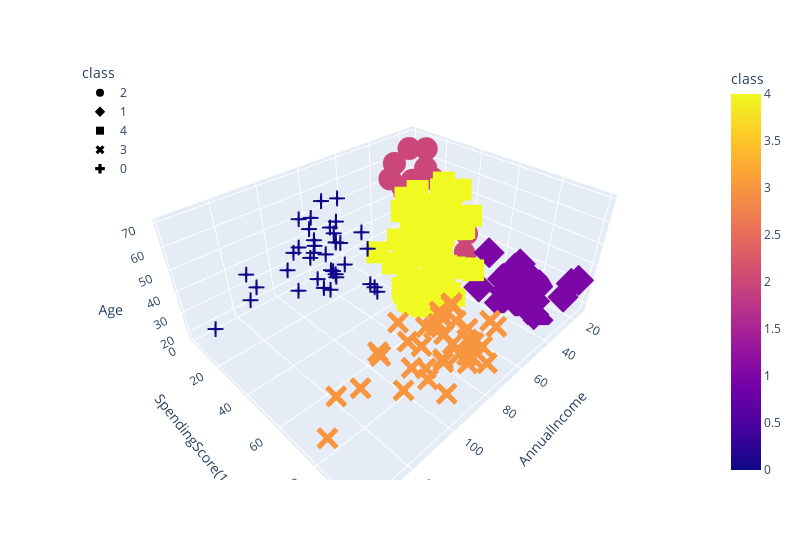

The notebook cell this image was saved under:
### Code cell
test_cluster_amount(df_shopping, 5)
df_shopping.hvplot.scatter(x="AnnualIncome", y="SpendingScore(1-100)", by="class")
fig = px.scatter_3d(
    df_shopping,
    x="AnnualIncome",
    y="SpendingScore(1-100)",
    z="Age",
    color="class",
    symbol="class",
    width=800,
)
fig.update_layout(legend=dict(x=0, y=1))
fig.show()

### Figure 1 — Plotly figure (JSON) as saved in the notebook; plotly's stock layout.template omitted (floating-point values rounded to 4 significant figures)
{"data": [{"hovertemplate": "class=%{marker.color}<br>AnnualIncome=%{x}<br>SpendingScore(1-100)=%{y}<br>Age=%{z}<extra></extra>", "legendgroup": "2", "marker": {"color": [2, 2, 2, 2, 2, 2, 2, 2, 2, 2, 2, 2, 2, 2, 2, 2, 2, 2, 2, 2, 2, 2, 2], "coloraxis": "coloraxis", "symbol": "circle"}, "mode": "markers", "name": "2", "scene": "scene", "showlegend": true, "type": "scatter3d", "x": [15, 16, 17, 18, 19, 19, 20, 20, 21, 23, 24, 25, 28, 28, 29, 30, 33, 33, 34, 37, 38, 39, 39], "y": [39, 6, 40, 6, 3, 14, 15, 13, 35, 29, 35, 5, 14, 32, 31, 4, 4, 14, 17, 26, 35, 36, 28], "z": [19, 20, 31, 35, 64, 67, 58, 37, 35, 52, 35, 46, 54, 45, 40, 60, 53, 49, 42, 36, 65, 48, 49]}, {"hovertemplate": "class=%{marker.color}<br>AnnualIncome=%{x}<br>SpendingScore(1-100)=%{y}<br>Age=%{z}<extra></extra>", "legendgroup": "1", "marker": {"color": [1, 1, 1, 1, 1, 1, 1, 1, 1, 1, 1, 1, 1, 1, 1, 1, 1, 1, 1, 1, 1, 1], "coloraxis": "coloraxis", "symbol": "diamond"}, "mode": "markers", "name": "1", "scene": "scene", "showlegend": true, "type": "scatter3d", "x": [15, 16, 17, 18, 19, 19, 20, 20, 21, 23, 24, 25, 28, 28, 29, 30, 33, 33, 34, 37, 38, 39], "y": [81, 77, 76, 94, 72, 99, 77, 79, 66, 98, 73, 73, 82, 61, 87, 73, 92, 81, 73, 75, 92, 65], "z": [21, 23, 22, 23, 30, 35, 24, 22, 20, 35, 25, 31, 29, 35, 23, 21, 18, 21, 30, 20, 24, 24]}, {"hovertemplate": "class=%{marker.color}<br>AnnualIncome=%{x}<br>SpendingScore(1-100)=%{y}<br>Age=%{z}<extra></extra>", "legendgroup": "4", "marker": {"color": [4, 4, 4, 4, 4, 4, 4, 4, 4, 4, 4, 4, 4, 4, 4, 4, 4, 4, 4, 4, 4, 4, 4, 4, 4, 4, 4, 4, 4, 4, 4, 4, 4, 4, 4, 4, 4, 4, 4, 4, 4, 4, 4, 4, 4, 4, 4, 4, 4, 4, 4, 4, 4, 4, 4, 4, 4, 4, 4, 4, 4, 4, 4, 4, 4, 4, 4, 4, 4, 4, 4, 4, 4, 4, 4, 4, 4, 4, 4], "coloraxis": "coloraxis", "symbol": "square"}, "mode": "markers", "name": "4", "scene": "scene", "showlegend": true, "type": "scatter3d", "x": [39, 40, 40, 40, 40, 42, 42, 43, 43, 43, 43, 44, 44, 46, 46, 46, 46, 47, 47, 48, 48, 48, 48, 48, 48, 49, 49, 50, 50, 54, 54, 54, 54, 54, 54, 54, 54, 54, 54, 54, 54, 57, 57, 58, 58, 59, 59, 60, 60, 60, 60, 60, 60, 61, 61, 62, 62, 62, 62, 62, 62, 63, 63, 63, 63, 63, 63, 64, 64, 65, 65, 65, 65, 67, 67, 67, 67, 69, 71], "y": [61, 55, 47, 42, 42, 52, 60, 54, 60, 45, 41, 50, 46, 51, 46, 56, 55, 52, 59, 51, 59, 50, 48, 59, 47, 55, 42, 49, 56, 47, 54, 53, 48, 52, 42, 51, 55, 41, 44, 57, 46, 58, 55, 60, 46, 55, 41, 49, 40, 42, 52, 47, 50, 42, 49, 41, 48, 59, 55, 56, 42, 50, 46, 43, 48, 52, 54, 42, 46, 48, 50, 43, 59, 43, 57, 56, 40, 58, 35], "z": [31, 50, 27, 29, 31, 49, 33, 31, 59, 50, 47, 51, 69, 27, 53, 70, 19, 67, 54, 63, 18, 43, 68, 19, 32, 70, 47, 60, 60, 59, 26, 45, 40, 23, 49, 57, 38, 67, 46, 21, 48, 55, 22, 34, 50, 68, 18, 48, 40, 32, 24, 47, 27, 48, 20, 23, 49, 67, 26, 49, 21, 66, 54, 68, 66, 65, 19, 38, 19, 18, 19, 63, 49, 51, 50, 27, 38, 40, 43]}, {"hovertemplate": "class=%{marker.color}<br>AnnualIncome=%{x}<br>SpendingScore(1-100)=%{y}<br>Age=%{z}<extra></extra>", "legendgroup": "3", "marker": {"color": [3, 3, 3, 3, 3, 3, 3, 3, 3, 3, 3, 3, 3, 3, 3, 3, 3, 3, 3, 3, 3, 3, 3, 3, 3, 3, 3, 3, 3, 3, 3, 3, 3, 3, 3, 3, 3, 3, 3], "coloraxis": "coloraxis", "symbol": "x"}, "mode": "markers", "name": "3", "scene": "scene", "showlegend": true, "type": "scatter3d", "x": [69, 70, 71, 71, 71, 72, 73, 73, 74, 75, 76, 77, 77, 78, 78, 78, 78, 78, 78, 79, 81, 85, 86, 87, 87, 87, 88, 88, 93, 97, 98, 99, 101, 103, 103, 113, 120, 126, 137], "y": [91, 77, 95, 75, 75, 71, 88, 73, 72, 93, 87, 97, 74, 90, 88, 76, 89, 78, 73, 83, 93, 75, 95, 63, 75, 92, 86, 69, 90, 86, 88, 97, 68, 85, 69, 91, 79, 74, 83], "z": [39, 31, 40, 38, 39, 31, 29, 32, 35, 32, 32, 28, 32, 34, 39, 38, 27, 30, 30, 29, 31, 36, 33, 32, 28, 36, 30, 27, 35, 32, 29, 30, 28, 36, 32, 38, 35, 32, 30]}, {"hovertemplate": "class=%{marker.color}<br>AnnualIncome=%{x}<br>SpendingScore(1-100)=%{y}<br>Age=%{z}<extra></extra>", "legendgroup": "0", "marker": {"color": [0, 0, 0, 0, 0, 0, 0, 0, 0, 0, 0, 0, 0, 0, 0, 0, 0, 0, 0, 0, 0, 0, 0, 0, 0, 0, 0, 0, 0, 0, 0, 0, 0, 0, 0, 0, 0], "coloraxis": "coloraxis", "symbol": "cross"}, "mode": "markers", "name": "0", "scene": "scene", "showlegend": true, "type": "scatter3d", "x": [70, 71, 71, 72, 73, 73, 74, 75, 76, 77, 77, 78, 78, 78, 78, 78, 78, 79, 81, 85, 86, 87, 87, 87, 88, 88, 93, 97, 98, 99, 101, 103, 103, 113, 120, 126, 137], "y": [29, 11, 9, 34, 5, 7, 10, 5, 40, 12, 36, 22, 17, 20, 16, 1, 1, 35, 5, 26, 20, 27, 13, 10, 13, 15, 14, 32, 15, 39, 24, 17, 23, 8, 16, 28, 18], "z": [23, 59, 47, 25, 20, 44, 19, 57, 28, 25, 48, 34, 43, 44, 47, 37, 34, 56, 19, 50, 42, 36, 40, 36, 52, 58, 59, 37, 46, 41, 54, 41, 34, 33, 47, 45, 32]}], "layout": {"coloraxis": {"colorbar": {"title": {"text": "class"}}, "colorscale": [[0, "#0d0887"], [0.1111, "#46039f"], [0.2222, "#7201a8"], [0.3333, "#9c179e"], [0.4444, "#bd3786"], [0.5556, "#d8576b"], [0.6667, "#ed7953"], [0.7778, "#fb9f3a"], [0.8889, "#fdca26"], [1, "#f0f921"]]}, "legend": {"title": {"text": "class"}, "tracegroupgap": 0, "x": 0, "y": 1}, "margin": {"t": 60}, "scene": {"domain": {"x": [0, 1], "y": [0, 1]}, "xaxis": {"title": {"text": "AnnualIncome"}}, "yaxis": {"title": {"text": "SpendingScore(1-100)"}}, "zaxis": {"title": {"text": "Age"}}}, "width": 800}}
